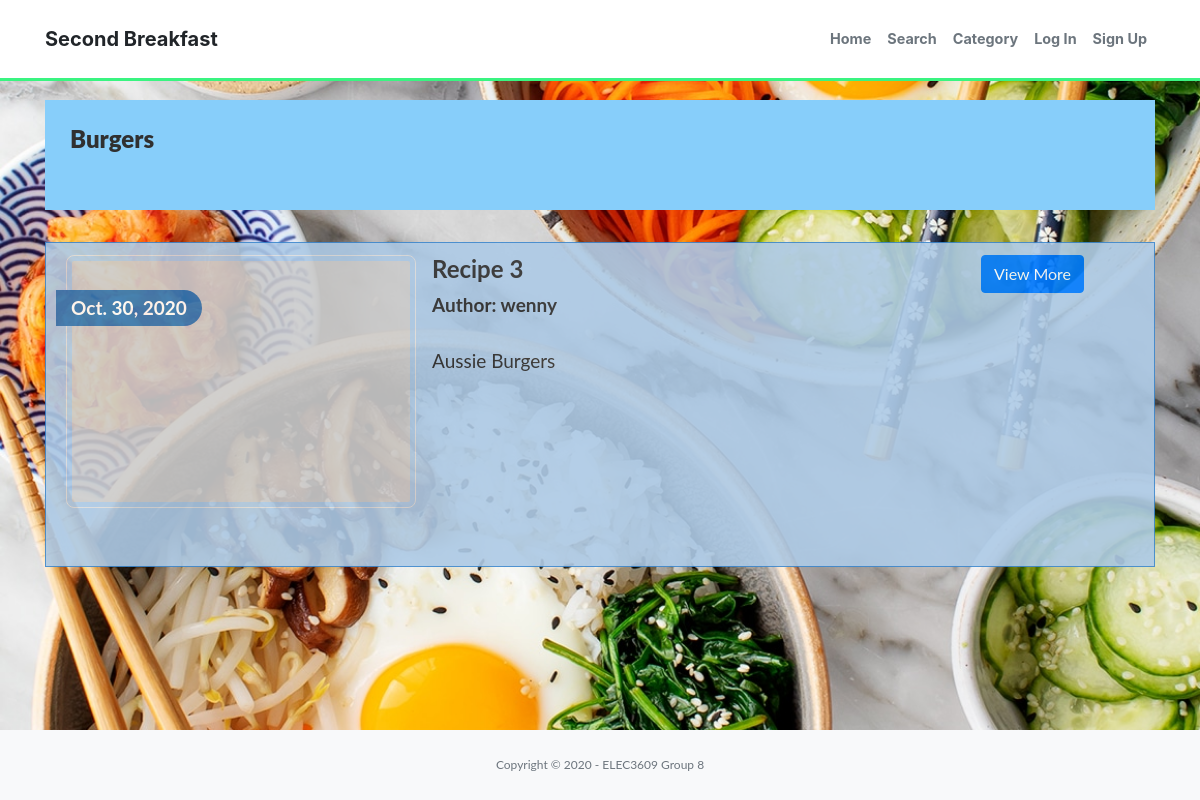
The app's page /Burgers/ with its own data.
### recipe/models.py (models this page shows)
class Post(models.Model):
    user = models.ForeignKey(User, on_delete=models.CASCADE)
    title = models.TextField(max_length=75, null=True, blank=False)
    content = models.TextField()
    picture = models.ImageField(upload_to='post_images', null=True, blank=True)
    timestamp = models.DateField(auto_now_add=True)
    category_choices = [
        ('AussieBBQ', 'AussieBBQ'),
        ('BakedSweets', 'BakedSweets'),
        ('Bread', 'Bread'),
        ('Breakfast', 'Breakfast'),
        ('Burgers', 'Burgers'),
        ('Chinese', 'Chinese'),
        ('Dessert', 'Dessert'),
        ('Drinks', 'Drinks'),
        ('Fried Food', 'Fried Food'),
        ('Greek', 'Greek'),
        ('Indian', 'Indian'),
        ('Japanese', 'Japanese'),
        ('Lebanese', 'Lebanese'),
        ('Mexican', 'Mexican'),
        ('Pasta', 'Pasta'),
        ('Pastries', 'Pastries'),
        ('Pies', 'Pies'),
        ('Pizza', 'Pizza'),
        ('Rice', 'Rice'),
        ('Salad', 'Salad'),
        ('Sandwich', 'Sandwich'),
        ('Seafood', 'Seafood'),
        ('Snacks', 'Snacks'),
        ('Soup', 'Soup'),
        ('Steak', 'Steak'),
        ('Thai', 'Thai'),
        ('Vegetarian', 'Vegetarian'),
    ]
    category = models.CharField(
        max_length = 20,
        choices = category_choices,
    )
    @property
    def short_content(self):
        if len(self.content) < 200:
            return self.content
        else:
            return self.content [:200] + '...'
    @property
    def post_img(self):
        if self.picture and hasattr(self.picture, 'url'):
            return self.picture.url

### recipe/views.py (the view)
# urls.py: path('Burgers/',recipe_views.Burgers, name='Burgers'),
def Burgers(request):
    allposts = Post.objects.filter(category='Burgers')
    return render(request, 'recipies/Burgers.html',{'allposts': allposts})

### recipe/templates/recipies/Burgers.html (shortened to what this page needs)
{% extends "base.html" %}
{% load static %}
{% block head_css %}
<link rel="stylesheet" type="text/css" href="{% static '/css/myrecipes.css' %}">
{% endblock %}
{% block page_content %}
  <div class="container">
    <ul class="list-group">
      <div class="jumbotron">
        <h2><strong>Burgers</strong></h2>
      </div>
      {% for post in allposts %}
      <li class="list-group-item">
        <div  class="row">
          {% if post.post_img %}
          <div class="media col-md-4">
            <figure>
              <img class="media-object img-rounded img-responsive" src="{{post.post_img}}">
              <span class="post-date">{{post.timestamp}}</span>
            </figure>
          </div>
          {% else %}
          <div class="media col-md-4">
            <figure>
              <img class="media-object img-rounded img-responsive" src="http://placehold.it/350x250">
              <span class="post-date">{{post.timestamp}}</span>
            </figure>
          </div>
          {% endif %}
          <div class="col-md-6">
            <h4 class="list-group-item-heading"><strong> {{ post.title }}</strong></h4>
            <p class="list-group-item-text"><strong>Author: {{post.user}}</strong> </p>
            <p class="list-group-item-text"> {{post.short_content}}</p>
          </div>
          <div class="col-md-2">
            <div class="btn-group-vertical">
              <a href="{% url 'detail' pk=post.pk %}" class="btn btn-primary">View More</a>
            </div>
          </div>
        </div>
      </li>
      {% endfor %}
    </ul>
  </div>
{% endblock %}

### recipe/static/css/base.css (style rules this page uses)
@media screen and (min-width: 768px) { body { padding-top: 100px; } }
body { height: 100vh; }

### recipe/static/css/myrecipes.css (style rules this page uses)
.row { font-size: 19px; line-height: 1.375em; color: #303030; font-weight: 400; margin-bottom: 30px; }
.list-group-item { border: 1px solid rgba(8, 105, 196, 0.671); border-radius: 0!important; transition: box-shadow 0.5s; background-color: rgb(173, 202, 230); opacity: 0.9; }
body { background: url("/static/assets/post_recipe_bg.jpg"); background-position: center; background-repeat: no-repeat; background-attachment: fixed; background-size: cover; font: 400 15px Lato, sans-serif; line-height: 1.8; }
figure { object-position: center; }
img.media-object { position: center; border-radius: 8px; border: 1px solid #ddd; padding: 5px; width: 350px; height: Auto; }
h2 { font-size: 24px; color: #303030; font-weight: 600; margin-bottom: 30px; }
p { font-size: 19px; line-height: 1.375em; color: #303030; font-weight: 400; margin-bottom: 30px; }
.jumbotron { color: #fff!important; background-color: lightskyblue!important; padding: 25px; border-bottom: 1px solid transparent; border-top-left-radius: 0px; border-top-right-radius: 0px; border-bottom-left-radius: 0px; border-bottom-right-radius: 0px; }
span.post-date { position: absolute; background: #337ab7; top: 35px; left: 5px; color: #fff; border-radius: 0 25px 25px 0; padding: 5px 15px; font-weight: 700; }

### records on screen
Post: timestamp "Oct. 30, 2020", title "Recipe 3", user "wenny", short_content "Aussie Burgers"
